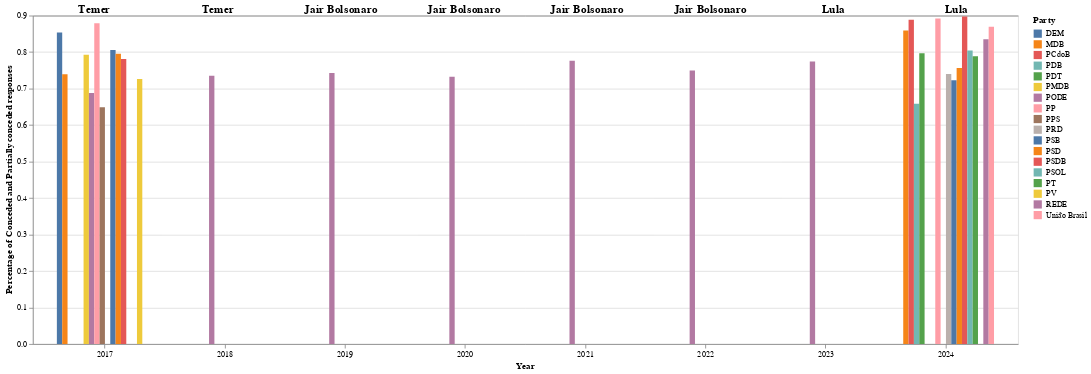

This figure's notebook cell:
### Code cell
import altair as alt

# Bar chart with grouped bars
bars = alt.Chart(df_grouped).mark_bar().encode(
    x=alt.X('year:O', title='Year', axis=alt.Axis(labelAngle=0)),
    xOffset='party:N',  # Group bars within each year
    y=alt.Y('conc_parc:Q', title='Percentage of Conceded and Partially conceded responses'),
    color=alt.Color('party:N', title='Party'),
    tooltip=['year', 'party', 'conc_parc', 'president']
).properties(
    width=1200,
    height=400
)

# Annotations for Presidents
president_labels = alt.Chart(df_grouped.drop_duplicates('year')).mark_text(
    align='center',
    baseline='bottom',
    dy=-200,
    fontSize=14,
    fontWeight='bold'
).encode(
    x=alt.X('year:O', title=None, axis=alt.Axis(labels=False, ticks=False)),
    text='president:N'
)

# Combine bar chart and annotations
chart = (bars + president_labels).resolve_scale(x='independent')
chart

### Figure 1 — Vega-Lite specification as saved in the notebook (floating-point values rounded to 4 significant figures)
{"config": {"view": {"continuousWidth": 300, "continuousHeight": 300}}, "layer": [{"data": {"name": "data-264811572564de2793c706b3b8d9492f"}, "mark": {"type": "bar"}, "encoding": {"color": {"field": "party", "title": "Party", "type": "nominal"}, "tooltip": [{"field": "year", "type": "quantitative"}, {"field": "party", "type": "nominal"}, {"field": "conc_parc", "type": "quantitative"}, {"field": "president", "type": "nominal"}], "x": {"axis": {"labelAngle": 0}, "field": "year", "title": "Year", "type": "ordinal"}, "xOffset": {"field": "party", "type": "nominal"}, "y": {"field": "conc_parc", "title": "Percentage of Conceded and Partially conceded responses", "type": "quantitative"}}}, {"data": {"name": "data-1f2aa94dd341d501d77a55123b5aaeba"}, "mark": {"type": "text", "align": "center", "baseline": "bottom", "dy": -200, "fontSize": 14, "fontWeight": "bold"}, "encoding": {"text": {"field": "president", "type": "nominal"}, "x": {"axis": {"labels": false, "ticks": false}, "field": "year", "title": null, "type": "ordinal"}}}], "height": 400, "resolve": {"scale": {"x": "independent"}}, "width": 1200, "$schema": "https://vega.github.io/schema/vega-lite/v5.20.1.json", "datasets": {"data-264811572564de2793c706b3b8d9492f": [{"party": "DEM", "year": 2017, "conc_parc": 0.8536, "president": "Temer"}, {"party": "MDB", "year": 2017, "conc_parc": 0.7391, "president": "Temer"}, {"party": "MDB", "year": 2024, "conc_parc": 0.8594, "president": "Lula"}, {"party": "PCdoB", "year": 2024, "conc_parc": 0.8889, "president": "Lula"}, {"party": "PDB", "year": 2024, "conc_parc": 0.6585, "president": "Lula"}, {"party": "PDT", "year": 2024, "conc_parc": 0.7968, "president": "Lula"}, {"party": "PMDB", "year": 2017, "conc_parc": 0.7925, "president": "Temer"}, {"party": "PODE", "year": 2017, "conc_parc": 0.6877, "president": "Temer"}, {"party": "PODE", "year": 2018, "conc_parc": 0.7353, "president": "Temer"}, {"party": "PODE", "year": 2019, "conc_parc": 0.743, "president": "Jair Bolsonaro"}, {"party": "PODE", "year": 2020, "conc_parc": 0.7327, "president": "Jair Bolsonaro"}, {"party": "PODE", "year": 2021, "conc_parc": 0.7759, "president": "Jair Bolsonaro"}, {"party": "PODE", "year": 2022, "conc_parc": 0.7498, "president": "Jair Bolsonaro"}, {"party": "PODE", "year": 2023, "conc_parc": 0.7741, "president": "Lula"}, {"party": "PP", "year": 2017, "conc_parc": 0.8791, "president": "Temer"}, {"party": "PP", "year": 2024, "conc_parc": 0.8922, "president": "Lula"}, {"party": "PPS", "year": 2017, "conc_parc": 0.6486, "president": "Temer"}, {"party": "PRD", "year": 2024, "conc_parc": 0.7398, "president": "Lula"}, {"party": "PSB", "year": 2017, "conc_parc": 0.806, "president": "Temer"}, {"party": "PSB", "year": 2024, "conc_parc": 0.7229, "president": "Lula"}, {"party": "PSD", "year": 2017, "conc_parc": 0.7953, "president": "Temer"}, {"party": "PSD", "year": 2024, "conc_parc": 0.7561, "president": "Lula"}, {"party": "PSDB", "year": 2017, "conc_parc": 0.7809, "president": "Temer"}, {"party": "PSDB", "year": 2024, "conc_parc": 0.8978, "president": "Lula"}, {"party": "PSOL", "year": 2024, "conc_parc": 0.8041, "president": "Lula"}, {"party": "PT", "year": 2024, "conc_parc": 0.7884, "president": "Lula"}, {"party": "PV", "year": 2017, "conc_parc": 0.7261, "president": "Temer"}, {"party": "REDE", "year": 2024, "conc_parc": 0.835, "president": "Lula"}, {"party": "União Brasil", "year": 2024, "conc_parc": 0.8696, "president": "Lula"}], "data-1f2aa94dd341d501d77a55123b5aaeba": [{"party": "DEM", "year": 2017, "conc_parc": 0.8536, "president": "Temer"}, {"party": "MDB", "year": 2024, "conc_parc": 0.8594, "president": "Lula"}, {"party": "PODE", "year": 2018, "conc_parc": 0.7353, "president": "Temer"}, {"party": "PODE", "year": 2019, "conc_parc": 0.743, "president": "Jair Bolsonaro"}, {"party": "PODE", "year": 2020, "conc_parc": 0.7327, "president": "Jair Bolsonaro"}, {"party": "PODE", "year": 2021, "conc_parc": 0.7759, "president": "Jair Bolsonaro"}, {"party": "PODE", "year": 2022, "conc_parc": 0.7498, "president": "Jair Bolsonaro"}, {"party": "PODE", "year": 2023, "conc_parc": 0.7741, "president": "Lula"}]}}
